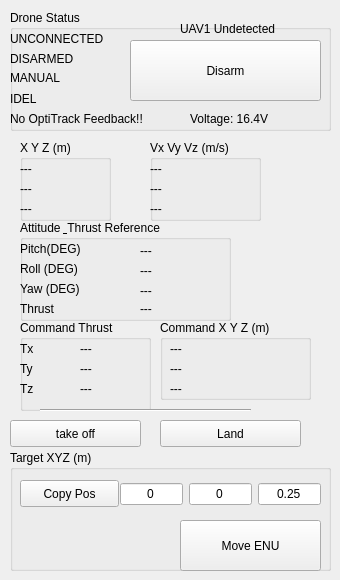
      <widget class="QWidget" name="UAV1">
       <attribute name="title">
        <string>UAV1 Real-time Info</string>
       </attribute>
       <widget class="QGroupBox" name="groupBox_14">
        <property name="geometry">
         <rect>
          <x>10</x>
          <y>10</y>
          <width>321</width>
          <height>121</height>
         </rect>
        </property>
        <property name="title">
         <string>Drone Status</string>
        </property>
        <widget class="QLabel" name="UAV1_connection">
         <property name="geometry">
          <rect>
           <x>0</x>
           <y>20</y>
           <width>111</width>
           <height>17</height>
          </rect>
         </property>
         <property name="lineWidth">
          <number>5</number>
         </property>
         <property name="text">
          <string>UNCONNECTED</string>
         </property>
        </widget>
        <widget class="QLabel" name="UAV1_arm">
         <property name="geometry">
          <rect>
           <x>0</x>
           <y>40</y>
           <width>101</width>
           <height>17</height>
          </rect>
         </property>
         <property name="font">
          <font>
           <strikeout>false</strikeout>
          </font>
         </property>
         <property name="text">
          <string>DISARMED</string>
         </property>
        </widget>
        <widget class="QLabel" name="UAV1_mode">
         <property name="geometry">
          <rect>
           <x>0</x>
           <y>60</y>
           <width>101</width>
           <height>16</height>
          </rect>
         </property>
         <property name="text">
          <string>MANUAL</string>
         </property>
        </widget>
        <widget class="QLabel" name="UAV1_commandmode">
         <property name="geometry">
          <rect>
           <x>0</x>
           <y>80</y>
           <width>111</width>
           <height>17</height>
          </rect>
         </property>
         <property name="text">
          <string>IDEL</string>
         </property>
        </widget>
        <widget class="QLabel" name="UAV1_mocapFlag">
         <property name="geometry">
          <rect>
           <x>0</x>
           <y>100</y>
           <width>181</width>
           <height>17</height>
          </rect>
         </property>
         <property name="text">
          <string>No OptiTrack Feedback!!</string>
         </property>
        </widget>
        <widget class="QLabel" name="UAV1_detection">
         <property name="geometry">
          <rect>
           <x>170</x>
           <y>10</y>
           <width>141</width>
           <height>17</height>
          </rect>
         </property>
         <property name="text">
          <string>UAV1 Undetected</string>
         </property>
        </widget>
        <widget class="QPushButton" name="UAV1_Button_Disarm">
         <property name="geometry">
          <rect>
           <x>120</x>
           <y>30</y>
           <width>191</width>
           <height>61</height>
          </rect>
         </property>
         <property name="text">
          <string>Disarm</string>
         </property>
        </widget>
        <widget class="QLabel" name="UAV1_voltage">
         <property name="geometry">
          <rect>
           <x>180</x>
           <y>100</y>
           <width>121</width>
           <height>17</height>
          </rect>
         </property>
         <property name="text">
          <string>Voltage: 16.4V</string>
         </property>
        </widget>
       </widget>
       <widget class="QGroupBox" name="groupBox_9">
        <property name="geometry">
         <rect>
          <x>20</x>
          <y>140</y>
          <width>91</width>
          <height>81</height>
         </rect>
        </property>
        <property name="title">
         <string>X Y Z (m)</string>
        </property>
        <widget class="QLabel" name="UAV1_x">
         <property name="geometry">
          <rect>
           <x>0</x>
           <y>20</y>
           <width>51</width>
           <height>17</height>
          </rect>
         </property>
         <property name="text">
          <string>---</string>
         </property>
        </widget>
        <widget class="QLabel" name="UAV1_y">
         <property name="geometry">
          <rect>
           <x>0</x>
           <y>40</y>
           <width>51</width>
           <height>17</height>
          </rect>
         </property>
         <property name="text">
          <string>---</string>
         </property>
        </widget>
        <widget class="QLabel" name="UAV1_z">
         <property name="geometry">
          <rect>
           <x>0</x>
           <y>60</y>
           <width>51</width>
           <height>17</height>
          </rect>
         </property>
         <property name="text">
          <string>---</string>
         </property>
        </widget>
       </widget>
       <widget class="QGroupBox" name="groupBox_15">
        <property name="geometry">
         <rect>
          <x>150</x>
          <y>140</y>
          <width>111</width>
          <height>81</height>
         </rect>
        </property>
        <property name="title">
         <string>Vx Vy Vz (m/s)</string>
        </property>
        <widget class="QLabel" name="UAV1_vx">
         <property name="geometry">
          <rect>
           <x>0</x>
           <y>20</y>
           <width>67</width>
           <height>17</height>
          </rect>
         </property>
         <property name="text">
          <string>---</string>
         </property>
        </widget>
        <widget class="QLabel" name="UAV1_vy">
         <property name="geometry">
          <rect>
           <x>0</x>
           <y>40</y>
           <width>67</width>
           <height>17</height>
          </rect>
         </property>
         <property name="text">
          <string>---</string>
         </property>
        </widget>
        <widget class="QLabel" name="UAV1_vz">
         <property name="geometry">
          <rect>
           <x>0</x>
           <y>60</y>
           <width>67</width>
           <height>17</height>
          </rect>
         </property>
         <property name="text">
          <string>---</string>
         </property>
        </widget>
       </widget>
       <widget class="QGroupBox" name="groupBox_16">
        <property name="geometry">
         <rect>
          <x>20</x>
          <y>220</y>
          <width>211</width>
          <height>101</height>
         </rect>
        </property>
        <property name="title">
         <string>Attitude &amp; Thrust Reference</string>
        </property>
        <widget class="QLabel" name="UAV1_thrust">
         <property name="geometry">
          <rect>
           <x>120</x>
           <y>80</y>
           <width>71</width>
           <height>17</height>
          </rect>
         </property>
         <property name="text">
          <string>---</string>
         </property>
        </widget>
        <widget class="QLabel" name="UAV1_att_pitch">
         <property name="geometry">
          <rect>
           <x>120</x>
           <y>20</y>
           <width>71</width>
           <height>21</height>
          </rect>
         </property>
         <property name="text">
          <string>---</string>
         </property>
        </widget>
        <widget class="QLabel" name="UAV1_att_roll">
         <property name="geometry">
          <rect>
           <x>120</x>
           <y>40</y>
           <width>71</width>
           <height>21</height>
          </rect>
         </property>
         <property name="text">
          <string>---</string>
         </property>
        </widget>
        <widget class="QLabel" name="UAV1_att_yaw">
         <property name="geometry">
          <rect>
           <x>120</x>
           <y>60</y>
           <width>71</width>
           <height>21</height>
          </rect>
         </property>
         <property name="text">
          <string>---</string>
         </property>
        </widget>
        <widget class="QLabel" name="label_15">
         <property name="geometry">
          <rect>
           <x>0</x>
           <y>20</y>
           <width>81</width>
           <height>17</height>
          </rect>
         </property>
         <property name="text">
          <string>Pitch(DEG)</string>
         </property>
        </widget>
        <widget class="QLabel" name="label_16">
         <property name="geometry">
          <rect>
           <x>0</x>
           <y>40</y>
           <width>71</width>
           <height>17</height>
          </rect>
         </property>
         <property name="text">
          <string>Roll (DEG)</string>
         </property>
        </widget>
        <widget class="QLabel" name="label_17">
         <property name="geometry">
          <rect>
           <x>0</x>
           <y>60</y>
           <width>81</width>
           <height>17</height>
          </rect>
         </property>
         <property name="text">
          <string>Yaw (DEG)</string>
         </property>
        </widget>
        <widget class="QLabel" name="label_18">
         <property name="geometry">
          <rect>
           <x>0</x>
           <y>80</y>
           <width>67</width>
           <height>17</height>
          </rect>
         </property>
         <property name="text">
          <string>Thrust </string>
         </property>
        </widget>
       </widget>
       <widget class="QGroupBox" name="groupBox_17">
        <property name="geometry">
         <rect>
          <x>20</x>
          <y>320</y>
          <width>131</width>
          <height>91</height>
         </rect>
        </property>
        <property name="title">
         <string>Command Thrust </string>
        </property>
        <widget class="QLabel" name="UAV1_Tx">
         <property name="geometry">
          <rect>
           <x>60</x>
           <y>20</y>
           <width>67</width>
           <height>17</height>
          </rect>
         </property>
         <property name="text">
          <string>---</string>
         </property>
        </widget>
        <widget class="QLabel" name="UAV1_Ty">
         <property name="geometry">
          <rect>
           <x>60</x>
           <y>40</y>
           <width>67</width>
           <height>17</height>
          </rect>
         </property>
         <property name="text">
          <string>---</string>
         </property>
        </widget>
        <widget class="QLabel" name="UAV1_Tz">
         <property name="geometry">
          <rect>
           <x>60</x>
           <y>60</y>
           <width>67</width>
           <height>17</height>
          </rect>
         </property>
         <property name="text">
          <string>---</string>
         </property>
        </widget>
        <widget class="QLabel" name="label_19">
         <property name="geometry">
          <rect>
           <x>0</x>
           <y>20</y>
           <width>41</width>
           <height>17</height>
          </rect>
         </property>
         <property name="text">
          <string>Tx</string>
         </property>
        </widget>
        <widget class="QLabel" name="label_20">
         <property name="geometry">
          <rect>
           <x>0</x>
           <y>40</y>
           <width>31</width>
           <height>17</height>
          </rect>
         </property>
         <property name="text">
          <string>Ty</string>
         </property>
        </widget>
        <widget class="QLabel" name="label_21">
         <property name="geometry">
          <rect>
           <x>0</x>
           <y>60</y>
           <width>31</width>
           <height>17</height>
          </rect>
         </property>
         <property name="text">
          <string>Tz</string>
         </property>
        </widget>
       </widget>
       <widget class="QGroupBox" name="groupBox_18">
        <property name="geometry">
         <rect>
          <x>160</x>
          <y>320</y>
          <width>151</width>
          <height>80</height>
         </rect>
        </property>
        <property name="title">
         <string>Command X Y Z (m)</string>
        </property>
        <widget class="QLabel" name="UAV1_Target_x_label">
         <property name="geometry">
          <rect>
           <x>10</x>
           <y>20</y>
           <width>67</width>
           <height>17</height>
          </rect>
         </property>
         <property name="text">
          <string>---</string>
         </property>
        </widget>
        <widget class="QLabel" name="UAV1_Target_y_label">
         <property name="geometry">
          <rect>
           <x>10</x>
           <y>40</y>
           <width>67</width>
           <height>17</height>
          </rect>
         </property>
         <property name="text">
          <string>---</string>
         </property>
        </widget>
        <widget class="QLabel" name="UAV1_Target_z_label">
         <property name="geometry">
          <rect>
           <x>10</x>
           <y>60</y>
           <width>67</width>
           <height>17</height>
          </rect>
         </property>
         <property name="text">
          <string>---</string>
         </property>
        </widget>
       </widget>
       <widget class="Line" name="line_2">
        <property name="geometry">
         <rect>
          <x>40</x>
          <y>400</y>
          <width>211</width>
          <height>20</height>
         </rect>
        </property>
        <property name="orientation">
         <enum>Qt::Horizontal</enum>
        </property>
       </widget>
       <widget class="QGroupBox" name="groupBox_19">
        <property name="geometry">
         <rect>
          <x>10</x>
          <y>450</y>
          <width>321</width>
          <height>121</height>
         </rect>
        </property>
        <property name="title">
         <string>Target XYZ (m)</string>
        </property>
        <widget class="QPushButton" name="UAV1_Button_moveENU">
         <property name="geometry">
          <rect>
           <x>170</x>
           <y>70</y>
           <width>141</width>
           <height>51</height>
          </rect>
         </property>
         <property name="text">
          <string>Move ENU</string>
         </property>
        </widget>
        <widget class="QWidget" name="layoutWidget">
         <property name="geometry">
          <rect>
           <x>110</x>
           <y>30</y>
           <width>201</width>
           <height>29</height>
          </rect>
         </property>
         <layout class="QHBoxLayout" name="horizontalLayout_15">
          <item>
           <widget class="QLineEdit" name="UAV1_Target_x">
            <property name="text">
             <string>0</string>
            </property>
            <property name="alignment">
             <set>Qt::AlignCenter</set>
            </property>
           </widget>
          </item>
          <item>
           <widget class="QLineEdit" name="UAV1_Target_y">
            <property name="text">
             <string>0</string>
            </property>
            <property name="alignment">
             <set>Qt::AlignCenter</set>
            </property>
           </widget>
          </item>
          <item>
           <widget class="QLineEdit" name="UAV1_Target_z">
            <property name="text">
             <string>0.25</string>
            </property>
            <property name="alignment">
             <set>Qt::AlignCenter</set>
            </property>
           </widget>
          </item>
         </layout>
        </widget>
        <widget class="QPushButton" name="UAV1_Copypos">
         <property name="geometry">
          <rect>
           <x>10</x>
           <y>30</y>
           <width>99</width>
           <height>27</height>
          </rect>
         </property>
         <property name="text">
          <string>Copy Pos</string>
         </property>
        </widget>
       </widget>
       <widget class="QPushButton" name="UAV1_Button_Takeoff">
        <property name="enabled">
         <bool>true</bool>
        </property>
        <property name="geometry">
         <rect>
          <x>10</x>
          <y>420</y>
          <width>131</width>
          <height>27</height>
         </rect>
        </property>
        <property name="sizePolicy">
         <sizepolicy hsizetype="MinimumExpanding" vsizetype="Fixed">
          <horstretch>0</horstretch>
          <verstretch>0</verstretch>
         </sizepolicy>
        </property>
        <property name="toolTip">
         <string>Set the target to the current joint trajectory state.</string>
        </property>
        <property name="statusTip">
         <string>Clear all waypoints and set the target to the current joint trajectory state.</string>
        </property>
        <property name="text">
         <string>take off</string>
        </property>
       </widget>
       <widget class="QPushButton" name="UAV1_Button_Land">
        <property name="geometry">
         <rect>
          <x>160</x>
          <y>420</y>
          <width>141</width>
          <height>27</height>
         </rect>
        </property>
        <property name="text">
         <string>Land</string>
        </property>
       </widget>
      </widget>
